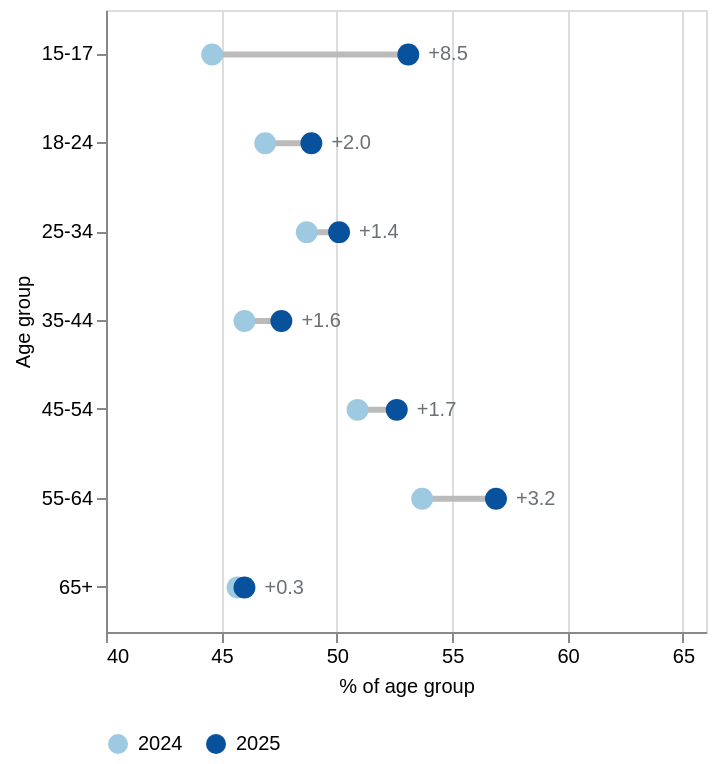

Vega-Lite specification for this chart:
### Vega-Lite specification from a JSON file in a GitHub repository (floating-point values rounded to 4 significant figures)
{"$schema": "https://vega.github.io/schema/vega-lite/v5.json", "width": "container", "height": 311, "data": {"values": [{"age": "15-17", "rate2024": 44.6, "rate2025": 53.1}, {"age": "18-24", "rate2024": 46.9, "rate2025": 48.9}, {"age": "25-34", "rate2024": 48.7, "rate2025": 50.1}, {"age": "35-44", "rate2024": 46.0, "rate2025": 47.6}, {"age": "45-54", "rate2024": 50.9, "rate2025": 52.6}, {"age": "55-64", "rate2024": 53.7, "rate2025": 56.9}, {"age": "65+", "rate2024": 45.7, "rate2025": 46.0}]}, "transform": [{"calculate": "datum.rate2025 - datum.rate2024", "as": "Change"}], "encoding": {"y": {"field": "age", "type": "ordinal", "title": "Age group"}}, "layer": [{"mark": {"type": "rule", "color": "#bbbbbb", "strokeWidth": 3}, "encoding": {"x": {"field": "rate2024", "type": "quantitative", "title": "% of age group", "scale": {"domain": [40, 66]}}, "x2": {"field": "rate2025"}}}, {"transform": [{"fold": ["rate2024", "rate2025"], "as": ["Year", "Rate"]}, {"calculate": "replace(datum.Year, 'rate', '')", "as": "Year"}], "mark": {"type": "circle", "size": 120, "opacity": 1}, "encoding": {"x": {"field": "Rate", "type": "quantitative"}, "color": {"field": "Year", "type": "nominal", "scale": {"domain": ["2024", "2025"], "range": ["#9ecae1", "#08519c"]}, "legend": {"orient": "bottom", "direction": "horizontal", "title": null}}, "tooltip": [{"field": "age", "type": "nominal", "title": "Age group"}, {"field": "Year", "type": "nominal"}, {"field": "Rate", "type": "quantitative", "title": "Rate (%)", "format": ".1f"}]}}, {"mark": {"type": "text", "align": "left", "dx": 10, "fontSize": 11, "color": "#6b7076"}, "encoding": {"x": {"field": "rate2025", "type": "quantitative"}, "text": {"field": "Change", "type": "quantitative", "format": "+.1f"}}}], "config": {"font": "Source Sans 3, sans-serif"}}
